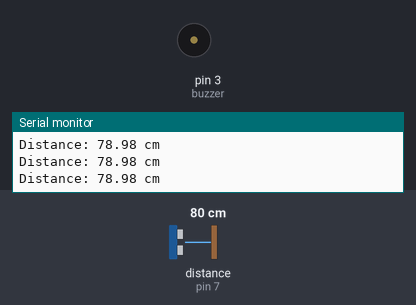
The sketch below on a simulated Arduino Uno, built with avr-gcc and run on an emulated ATmega328P. Parts: buzzer (waves = sounding, pin HIGH), the last lines printed to the serial monitor. Wiring (inferred from the names in the program): ultrasonic range finder: trigger pin 6; echo pin 7. The test bench sets the inputs (shaded band); at power-on: distance to the obstacle (sensor on pin 7) 80 cm. The echo pulse lasts 58.3 µs per cm; pins used as bus, display or sensor lines are not drawn.

Above: at 1.2 s.
1.3 s: distance to the obstacle (sensor on pin 7) set to 23 cm
4.3 s: distance to the obstacle (sensor on pin 7) set to 19 cm
At 5.5 s:
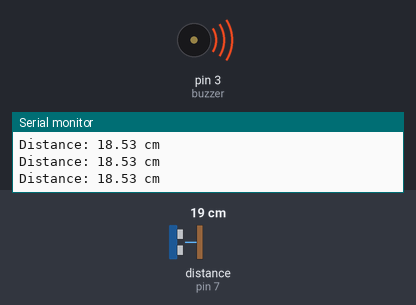
5.8 s: distance to the obstacle (sensor on pin 7) set to 35 cm
At 6.6 s:
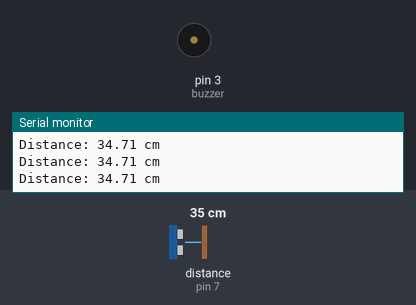
8.8 s: distance to the obstacle (sensor on pin 7) set to 18 cm
At 9.4 s:
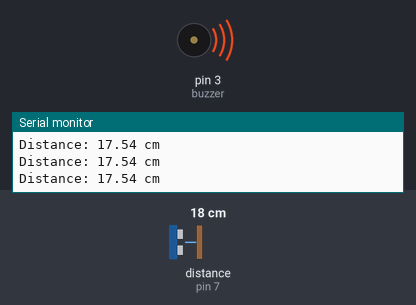
Timing chart, 0 to 11.8 s (numbered marks = the images above; inputs shaded):
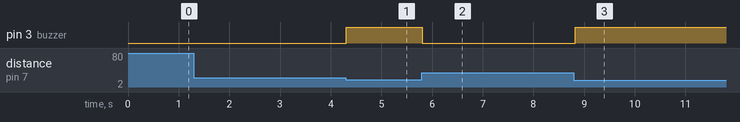

Measured:
- the behaviour switches between 21 and 20 cm on distance to the obstacle (sensor on pin 7) (found by bisection; images 0 and 1)
- after the input at 4.3 s, pin 3 (buzzer): LOW → HIGH at once
- after the input at 5.8 s, pin 3 (buzzer): HIGH → LOW at once
- after the input at 8.8 s, pin 3 (buzzer): LOW → HIGH at once

The sketch:

Ultrasonic_sensor_buzzer.ino
```cpp
const int trig = 6;
const int echo = 7;
const int buzzer = 3;
const int Threshold = 20;

float distance,duration;

void setup() {
Serial.begin(9600);
pinMode(trig, OUTPUT);
pinMode(echo, INPUT);
pinMode(buzzer, OUTPUT);

}

void loop() {
  // generate 10 microsecond pulse to trig pin
  digitalWrite(trig, HIGH);
  delayMicroseconds(10);
  digitalWrite(trig, LOW);

  // measure duration of pulse from echo pin
  duration = pulseIn(echo, HIGH);
  distance = (0.017*duration);

  if(distance < Threshold)
   digitalWrite(buzzer, HIGH);
   else
   digitalWrite(buzzer, LOW);

   Serial.print("Distance: ");
   Serial.print(distance);
   Serial.println(" cm");

}
```
